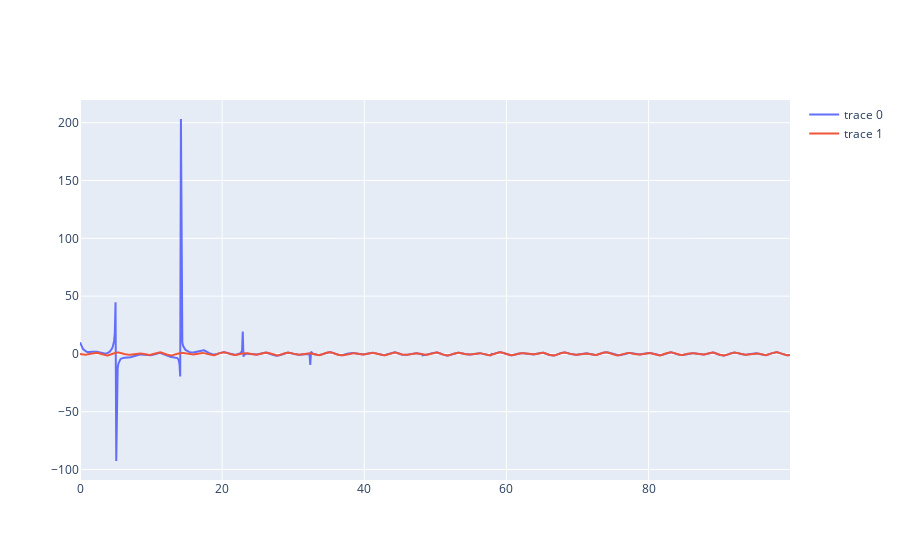

Here is the notebook cell this chart was saved with:
### Markdown cell above
### synchronization - order parameter

### Code cell
py.iplot([go.Scatter(x=timeline,y=stateB[:,0]/stateA[:,0]),
            go.Scatter(x=timeline,y=a*sin(w_a*timeline)+b*sin(w_b*timeline))])

### Figure 1 — Plotly figure (JSON) as saved in the notebook; plotly's stock layout.template omitted (floating-point values rounded to 4 significant figures; data arrays with more than 128 entries replaced by an {"elided": "..."} marker saying what was removed)
{"data": [{"type": "scatter", "x": {"elided": "1000 float values"}, "y": {"elided": "1000 float values"}}, {"type": "scatter", "x": {"elided": "1000 float values"}, "y": {"elided": "1000 float values"}}], "layout": {}}
